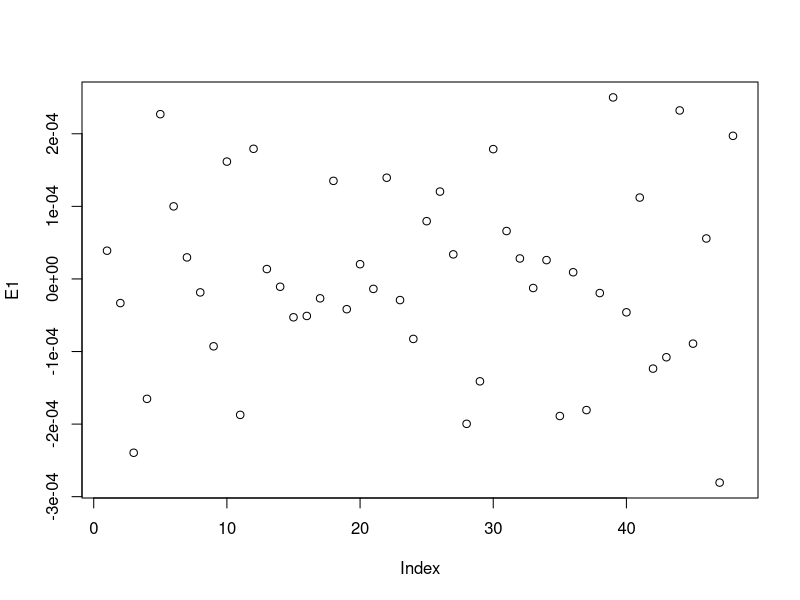
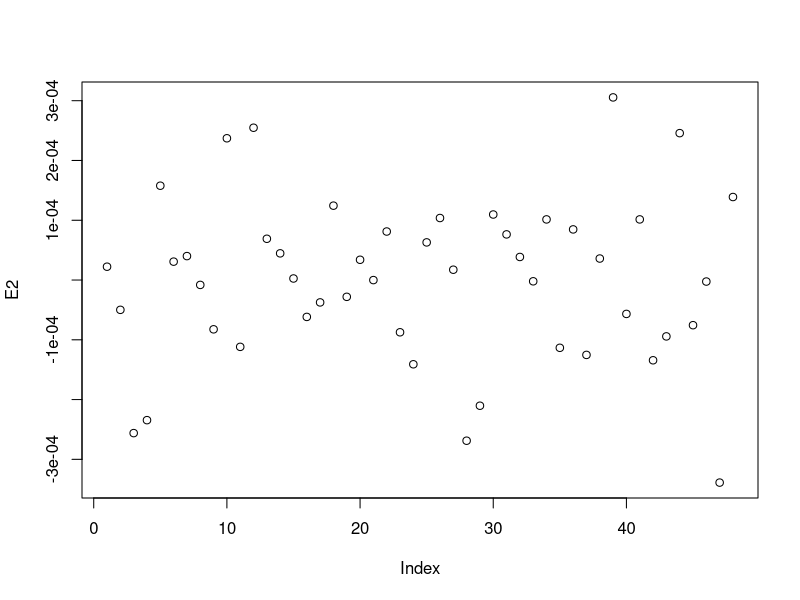

Recreate these plots in R, in order. (Note: this script raises an error after producing the figures.)
#this is clay

#load data

decomp=read.table(file="decomp.rates.2.5.csv", header=T, sep=",")


#set factors

decomp$f.plot<-factor(decomp$plot)

#install packages

install.packages("nlme")
install.packages("lme4")
install.packages("lmerTest")
install.packages("dplyr")
install.packages("nortest")
install.packages("ggplot2")
library(nlme)
library(lme4)
library(lmerTest)
library(dplyr)
library(nortest)
library(ggplot2)

#start with linear model

M0<-lm(rate.of.decomposition ~ 
         impact+leaf.type+location+
         f.plot, data = decomp)
#I revised this just to clean it up.  you didn't all those factors
#and you're already using the data argument so don't need to use
#decomp$ to call your variables

M1<-lm(rate.of.decomposition ~ 
         impact*leaf.type+location, data = decomp, na.action=na.omit)
#plot shouldn't be a main factor since it's basically a rep
#sart with the interaction term so it's equivalent to M2 below

E1<-residuals(M1)

plot(E1)

summary(M1)


#Look at mixed effects model
#add random factor - refer to chapter 5 of zuur

M2<-lme(rate.of.decomposition ~ impact*leaf.type, 
        random=~ 1 | location, data=decomp, na.action=na.omit)

E2<-residuals(M2)
plot(E2)
summary(M2)

#test M1 and M2 to see if random effects are better than using location as a block 
anova(M0,M1,M2)
#something is wrong with Stand Up in the first model

#Here an alternate first model that doesn't use location at all
M1<-gls(rate.of.decomposition ~ 
          impact*leaf.type, data = decomp, na.action=na.omit)

E1<-residuals(M1)

plot(E1)

summary(M1)

#test M1 and M2 to see if random effects are better than using location as a block 
anova(M1,M2)

#looks like random effects don't matter much

M3<-lmer(rate.of.decomposition ~ impact*leaf.type + 
           (plot|location), 
         data=decomp)

E3<-residuals(M3)

plot(E3)

AIC(M1,M2,M3)#M1 is the Best

summary(M1)

E1<-residuals(M1)

plot(E1)

plot(filter(decomp, !is.na(rate.of.decomposition)) %>%dplyr::select(location),
     E1, xlab="Location", ylab="Residuals")
plot(filter(decomp, !is.na(rate.of.decomposition)) %>%dplyr::select(impact),
     E1, xlab="Location", ylab="Residuals")

qqnorm(residuals(M1))
qqline(residuals(M1))
ad.test(residuals(M1))

#Bar Plot

x <- group_by(decomp, leaf.type, impact) %>%  # Grouping function causes subsequent functions to aggregate by season and reach
  summarize(rate.of.decomposition.mean = abs(mean(rate.of.decomposition, na.rm = TRUE)), # na.rm = TRUE to remove missing values
            rate.of.decomposition.sd=abs(sd(rate.of.decomposition, na.rm = TRUE)),  # na.rm = TRUE to remove missing values
            n = sum(!is.na(rate.of.decomposition)), # of observations, excluding NAs. 
            rate.of.decomposition.se=rate.of.decomposition.sd/sqrt(n))

ggplot(data=x, 
       aes(x=leaf.type, y=rate.of.decomposition.mean, fill=impact)) + 
  geom_bar(stat="identity", position=position_dodge(), color = "black") + 
  geom_errorbar(aes(ymin=rate.of.decomposition.mean, ymax=rate.of.decomposition.mean+rate.of.decomposition.se), width=0.2, 
                position=position_dodge(0.9)) + 
  scale_fill_manual(values=c("white","black")) +
  xlab("Leaf Type") +
  ylab("Decomposition Rate (-k)")  + #I changed your y axis label
  ylim(0,.0015) +
  labs(fill="Budworm Activity") +
  theme_bw() +
  theme(panel.grid.major=element_blank(),
        panel.grid.minor=element_blank(),
        legend.title=element_text(size=12),
        legend.key=element_blank(), 
        legend.position=c(0.7,0.95), 
        legend.text=element_text(size=12), 
        legend.background=element_blank(), 
        legend.direction="horizontal", 
        legend.key.size=unit(0.3, "cm"), 
        axis.title.y=element_text(size=12), 
        axis.title.x=element_text(size=12), 
        axis.text.y=element_text(size=12),
        axis.text.x=element_text(size=12))
##in the first lines of this block, aes(x= specifies the x axis, y is the response, fill is the coloration of the grouped columns

ggsave('decomp by leaf.tiff',
       units="in",
       width=5,
       height=3.25,
       dpi=1200,
       compression="lzw")
